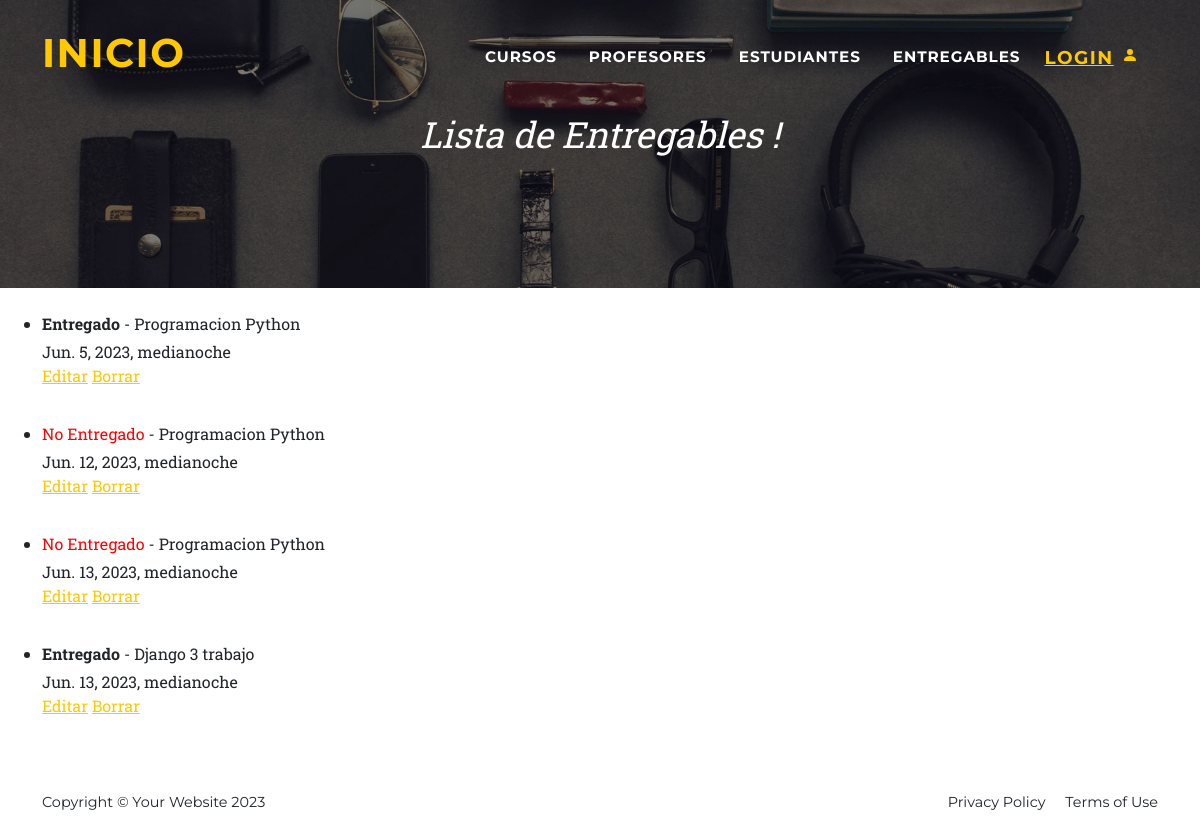
The page /entregables/list on the database its author committed.
### AppCoder/models.py (models this page shows, shortened)
class Entregable(models.Model):
    nombre = models.CharField(max_length=30)
    fecha_de_Entrega = models.DateTimeField()
    entregado = models.BooleanField()

### AppCoder/views.py (the view)
# urls.py: path("entregables/list", views.EntregaList.as_view(), name = "List_Entrega"),
class EntregaList(ListView):
    model = Entregable
    template_name = "AppCoder/entrega_list.html"

### AppCoder/templates/AppCoder/entrega_list.html (shortened to what this page needs)
{% extends 'AppCoder/base.html' %}
{% load static %}
{% block header %}
    <div class="masthead-subheading"><br> Lista de Entregables ! </div>
    <br>
{% endblock header %}
{% block body %}
    <ul class="container"><br>
        {% for entregable in object_list %}
            <li>
                <p>
                    {% if entregable.entregado %}
                        <strong>Entregado</strong>
                    {% else %}
                        <span style="color: red;">No Entregado</span>
                    {% endif %}
                    - {{ entregable.nombre }}
                </p>
                <p> {{entregable.fecha_de_Entrega}} <br><br>
                    <a href="{% url 'Update_Entrega' entregable.id %}">Editar</a>
                    <a href="{% url 'Delete_Entrega' entregable.id %}">Borrar</a>
                </p><br>
            </li>
        {% endfor %}
    </ul>
{% endblock body %}

### AppCoder/templates/AppCoder/base.html (shortened to what this page needs)
{% load static %}
<!DOCTYPE html>
<html lang="en">
    <head>
        <link href='{% static "AppCoder/css/styles.css" %}' rel="stylesheet" />
    </head>
        <link rel="stylesheet" href="https://cdnjs.cloudflare.com/ajax/libs/font-awesome/6.0.0-beta2/css/all.min.css" />
    <nav class="navbar navbar-expand-lg navbar-dark fixed-top" id="mainNav">
        <div class="container">
            <a class="navbar-brand" href="/">
                <h1 class="nombre">Inicio</h1>
            </a>
            <div class="collapse navbar-collapse" id="navbarResponsive">
                <ul class="navbar-nav navbar-brand navbar-nav-scroll text-uppercase ms-auto py-4 py-lg-0">
                    <li class="nav-item"><a class="nav-link" href="/cursos">Cursos</a></li>
                    <li class="nav-item"><a class="nav-link" href="/profesores">Profesores</a></li>
                    <li class="nav-item"><a class="nav-link" href="/estudiantes">Estudiantes</a></li>
                    <li class="nav-item"><a class="nav-link" href="/entregables">Entregables</a></li>
                    <li class="nav-item">
                        <a class="bi-person-fill" href="/admin">Login</a>
                        <svg xmlns="http://www.w3.org/2000/svg" width="20px" height="20px" fill="currentColor" class="bi bi-person-fill" viewBox="0 0 20px 20px">
                            <path d="M3 14s-1 0-1-1 1-4 6-4 6 3 6 4-1 1-1 1H3Zm5-6a3 3 0 1 0 0-6 3 3 0 0 0 0 6Z"/>
                        </svg>
                    </li>
                </ul>
            </div>
        </div>
    </nav>
    <header class="masthead">
        <div class="container">
            {% block header %}{% endblock header %}
        </div>
    </header>
    {% block body %}
    {% endblock body %}
    <footer class="footer py-4">
        <div class="container">
            <div class="row align-items-center">
                <div class="col-lg-4 text-lg-start">Copyright &copy; Your Website 2023</div>
                <div class="col-lg-4 text-lg-end">
                    <a class="link-dark text-decoration-none me-3" href="#!">Privacy Policy</a>
                    <a class="link-dark text-decoration-none" href="#!">Terms of Use</a>
                </div>
            </div>
        </div>
    </footer>
</html>

### rows shown on the page
Entregable: entregado "Entregado", nombre "Programacion Python", fecha_de_Entrega "Jun. 5, 2023, medianoche"
Entregable: entregado "No Entregado", nombre "Programacion Python", fecha_de_Entrega "Jun. 12, 2023, medianoche"
Entregable: entregado "No Entregado", nombre "Programacion Python", fecha_de_Entrega "Jun. 13, 2023, medianoche"
Entregable: entregado "Entregado", nombre "Django 3 trabajo", fecha_de_Entrega "Jun. 13, 2023, medianoche"
